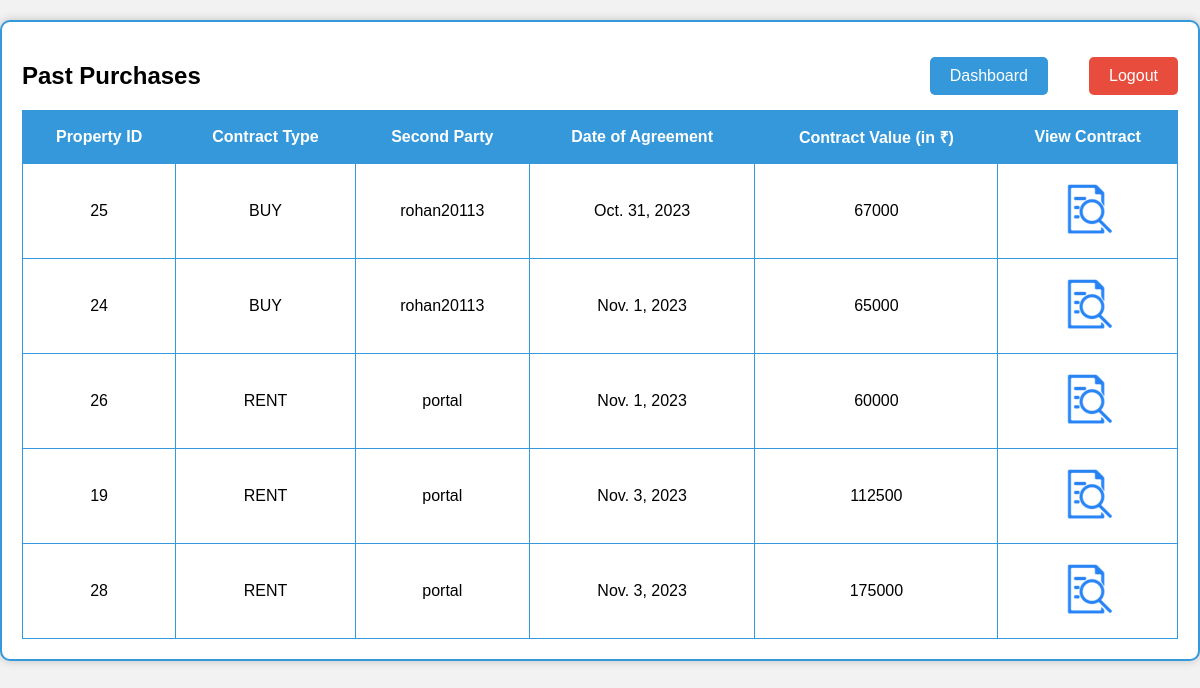
Page /past_buy_history (signed in) on the committed database.
### project_app/models.py (models this page shows, shortened)
class Property_Transfer_Contract(models.Model):
    id = models.AutoField(primary_key=True)
    application_id = models.DecimalField(decimal_places=0, max_digits=10, null = False, blank = False, default = None)
    property_id = models.DecimalField(decimal_places=0, max_digits=10, null = False, blank = False, default = None)
    property_address_line_1 = models.CharField(max_length=30,  null= False, blank=False, default = None)
    property_address_line_2 = models.CharField(max_length=30,  null= False, blank=True, default = '')
    property_state = models.CharField(max_length=30,  null= False, blank=False, default = None)
    property_city = models.CharField(max_length=30,  null= False, blank=False, default = None)
    property_pincode = models.CharField(max_length=6,  null= False, blank=False, default = None)
    buyer = models.CharField(max_length=30,  null= False, blank=False, default = None)
    first_name_buyer = models.CharField(max_length=30, null= False, blank=False, default = None)
    second_name_buyer = models.CharField(max_length=30, default= None)
    seller = models.CharField(max_length=30,  null= False, blank=False, default = None)
    first_name_seller = models.CharField(max_length=30, null= False, blank=False, default = None)
    second_name_seller = models.CharField(max_length=30, default= None)
    price = models.DecimalField(decimal_places=0, max_digits= 10, null = False, blank = False, default = None)
    date_of_agreement = models.DateField(null = False, blank = False, default= None)
    token = models.CharField(max_length=2000, null= False, blank=False, default = None)

class RentalsContract(models.Model):
    id = models.AutoField(primary_key=True)
    application_id = models.DecimalField(decimal_places=0, max_digits=10, null = False, blank = False, default = False)
    first_name = models.CharField(max_length=30, null= False, blank=False, default = None)
    second_name = models.CharField(max_length=30, default= None)
    username = models.CharField(max_length=30,  null= False, blank=False, default = False)
    party_type = models.CharField(max_length=6, null = False, blank = False, default = False)
    property_id = models.DecimalField(decimal_places=0, max_digits=10, null = False, blank = False, default = False)
    property_address_line_1 = models.CharField(max_length=30,  null= False, blank=False, default = None)
    property_address_line_2 = models.CharField(max_length=30,  null= False, blank=True, default = '')
    property_state = models.CharField(max_length=30,  null= False, blank=False, default = None)
    property_city = models.CharField(max_length=30,  null= False, blank=False, default = None)
    property_pincode = models.CharField(max_length=6,  null= False, blank=False, default = None)
    duration = models.DecimalField(decimal_places=0, max_digits=3, null = False, blank = False, default = False)
    rent_per_month = models.DecimalField(decimal_places=0, max_digits=7, null = False, blank = False, default = False)
    total_rent = models.DecimalField(decimal_places=0, max_digits=11, null = False, blank = False, default = False)
    date_of_agreement = models.DateField(null = False, blank = False, default= False)
    token = models.CharField(max_length=2000, null= False, blank=False, default = None)

### project_app/views.py (the view)
# urls.py: path("past_buy_history", views.past_buy_history, name = "past_buy_history_page"),
def past_buy_history(request):
    username = request.session.get('username')
    if(request.session.get('email_kyc') is None):
        return redirect('logout_page')
    if(username is None):
        return redirect('/login')
    if request.method == 'GET':
        contracts = Property_Transfer_Contract.objects.filter(buyer = username)
        buy_contracts_list = []
        for i in range(len(contracts)):
            application = PropertyApplications.objects.get(id = contracts[i].application_id)
            if application.status == 'SUCCESS':
                temp = {
                    'application_id':contracts[i].application_id,
                    'type':'BUY',
                    'property_id': contracts[i].property_id,
                    'seller': contracts[i].seller,
                    'date_of_agreement': contracts[i].date_of_agreement,
                    'price': contracts[i].price
                }
                buy_contracts_list.append(temp)
        contracts = RentalsContract.objects.filter(username = username, party_type = 'lessee')
        for i in range(len(contracts)):
            application = PropertyApplications.objects.get(id = contracts[i].application_id)
            if application.status == 'SUCCESS':
                temp = {
                    'application_id':contracts[i].application_id,
                    'type':'RENT',
                    'property_id': contracts[i].property_id,
                    'seller': 'portal',
                    'date_of_agreement': contracts[i].date_of_agreement,
                    'price': contracts[i].total_rent
                }
                buy_contracts_list.append(temp)
        return render(request, 'past_buy_history.html', {'contracts':buy_contracts_list})

### project_app/templates/past_buy_history.html (shortened to what this page needs)
{% load static %}
<!DOCTYPE html>
<html>
<head>
</head>
<body>
    <div class="container">
        <h2>Past Purchases</h2>
        <a class="dashboard-button" href="/dashboard">Dashboard</a>
        <a class="logout-button" href="/logout">Logout</a>
        <div class="scroll-container">
            <table>
                <thead>
                    <tr>
                        <th>Property ID</th>
                        <th>Contract Type</th>
                        <th>Second Party</th>
                        <th>Date of Agreement</th>
                        <th>Contract Value (in ₹)</th>
                        <th>View Contract</th>
                    </tr>
                </thead>
                <tbody>
                    {% for contract in contracts %}
                    <tr>
                        <td>{{ contract.property_id }}</td>
                        <td>{{ contract.type }}</td>
                        <td>{{ contract.seller }}</td>
                        <td>{{ contract.date_of_agreement }}</td>
                        <td>{{ contract.price }} </td>
                        <td>
                            <a href="/view_contract/{{contract.application_id}}" >
                                <img src ="{% static 'view_contract.png' %}" alt="View Contract">
                            </a>
                        </td>
                    </tr>
                    {% endfor %}
                </tbody>
            </table>
        </div>
    </div>
</body>
</html>

### project_app/templates/past_buy_history.html (style rules this page uses)
html, body { height: fit-content; font-family: Arial, sans-serif; background-color: #f2f2f2; margin: 0; padding: 0; }
.container { max-width: 1200px; margin: 20px auto; padding: 20px; border: 2px solid #3498db; background-color: #fff; box-shadow: 0px 0px 10px rgba(0, 0, 0, 0.2); border-radius: 10px; height: 100%; position: relative; overflow-x: scroll; }
.scroll-container { max-height: calc(100% - 120px); }
table { width: 100%; border-collapse: collapse; margin-top: 20px; }
table, th, td { border: 1px solid #3498db; }
th, td { padding: 15px; text-align: center; }
th { background-color: #3498db; color: #fff; }
.logout-button { position: absolute; top: 35px; right: 20px; background-color: #e74c3c; color: #fff; border: none; padding: 10px 20px; font-size: 16px; border-radius: 5px; cursor: pointer; text-decoration: none; }
.dashboard-button { position: absolute; top: 35px; right: 150px; background-color: #3498db; color: #fff; border: none; padding: 10px 20px; font-size: 16px; border-radius: 5px; cursor: pointer; text-decoration: none; }

### rows in the picture
Property_Transfer_Contract: property_id "25", seller "rohan20113", date_of_agreement "Oct. 31, 2023", price "67000"
Property_Transfer_Contract: property_id "24", seller "rohan20113", date_of_agreement "Nov. 1, 2023", price "65000"
RentalsContract: property_id "26", date_of_agreement "Nov. 1, 2023", price "60000"
RentalsContract: property_id "19", date_of_agreement "Nov. 3, 2023", price "112500"
RentalsContract: property_id "28", date_of_agreement "Nov. 3, 2023", price "175000"

### other values in the picture
{{ contract.type }} "BUY" "BUY" "RENT" "RENT" "RENT"
{{ contract.seller }} "portal" "portal" "portal"
